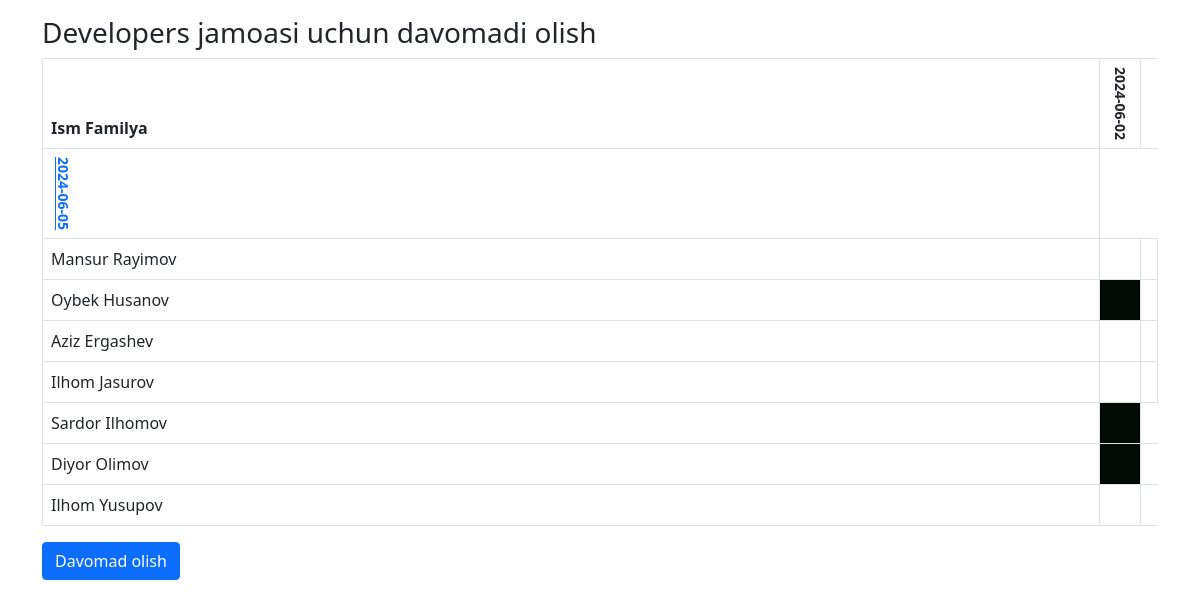
Page /2/attendance/ on the committed database.
### main/models.py (models this page shows, shortened)
class Team(models.Model):
    name = models.CharField(max_length=50)

class Mark(models.Model):
        attendance = models.ForeignKey(Attendance, on_delete=models.CASCADE, related_name="marks")
        worker = models.ForeignKey(Worker,on_delete=models.CASCADE, related_name="marks")
        is_attended = models.BooleanField(default=False)
        class Meta:
            unique_together = ['attendance', 'worker']

class Attendance(models.Model):
    team = models.ForeignKey(Team, on_delete=models.CASCADE, related_name="attendances")
    date = models.DateField()

class Worker(models.Model):
    first_name = models.CharField(max_length=50)
    last_name = models.CharField(max_length=50)
    position = models.CharField(max_length=70)
    team = models.ForeignKey(Team, on_delete=models.CASCADE,related_name="workers")

### main/views.py (the view)
# urls.py: path('<int:team_id>/attendance/',attendance_detail, name='detail'),
def attendance_detail(request, team_id):
    team = Team.objects.get(id=team_id)
    is_att_taken = True if Attendance.objects.filter(date=sana.today(),team=team) else False
    return render(request, "detail.html",{'team':team, "is_att_taken":is_att_taken})

### templates/detail.html (shortened to what this page needs)
{% extends "base.html"%}
{% block content %}
    {% now "Y-m-d" as today %}
    <div class="container mt-3">
        <div class=" mt-3">
            <h3 class="mt-3">{{team.name}} jamoasi uchun davomadi olish</h3>
            <table class="table table-bordered">
                <thead>
                  <tr>
                    <th scope="col">Ism Familya</th>
                    {% for mark in team.workers.first.marks.all %}
                    <th style="writing-mode: vertical-rl; text-orientation:mixed" >
                      {% if today == mark.attendance.date|date:"Y-m-d"%}
                      <small><a href="{% url 'update' mark.attendance.id %}">{{mark.attendance.date|date:"Y-m-d"}}</a></small>
                      {% else %}
                      <small>{{mark.attendance.date|date:"Y-m-d"}}</small></th>
                      {% endif %}
                  </tr>
                  {% endfor %}
                </thead>
                <tbody>
                    {% for worker in team.workers.all %}
                  <tr>
                    <td>{{worker.first_name}} {{worker.last_name}}</td>
                    {% for mark in worker.marks.all %}
                        {% if mark.is_attended %}
                            <td style="height: 5px; width: 5px;"></td>
                            {% else %}
                                <td style="height: 5px; width: 5px; background-color: rgb(3, 10, 3);"></td>
                            {% endif %}
                          {% endfor %}
                  </tr>
                  {% endfor %}
                </tbody>
              </table>
              {% if is_att__taken %}
              <a href="#" class="btn btn-danger" >Davomad olib bolingan.</a>
              {% else %}
                    <a class="btn btn-primary" href="{% url 'take' team.id %}">Davomad olish</a>
              {% endif %}
        </div>
    </div>
{% endblock content %}

### rows in the picture
Team: name "Developers"
Mark: attendance "2024-06-02", is_attended True (drawn)
Mark: attendance "2024-06-05", is_attended True (drawn)
Worker: first_name "Mansur", last_name "Rayimov"
Worker: first_name "Oybek", last_name "Husanov"
Mark: is_attended False (drawn)
Mark: is_attended True (drawn)
Worker: first_name "Aziz", last_name "Ergashev"
Mark: is_attended True (drawn)
Mark: is_attended True (drawn)
Worker: first_name "Ilhom", last_name "Jasurov"
Mark: is_attended True (drawn)
Mark: is_attended True (drawn)
Worker: first_name "Sardor", last_name "Ilhomov"
Mark: is_attended False (drawn)
Worker: first_name "Diyor", last_name "Olimov"
Mark: is_attended False (drawn)
Worker: first_name "Ilhom", last_name "Yusupov"
Mark: is_attended True (drawn)
